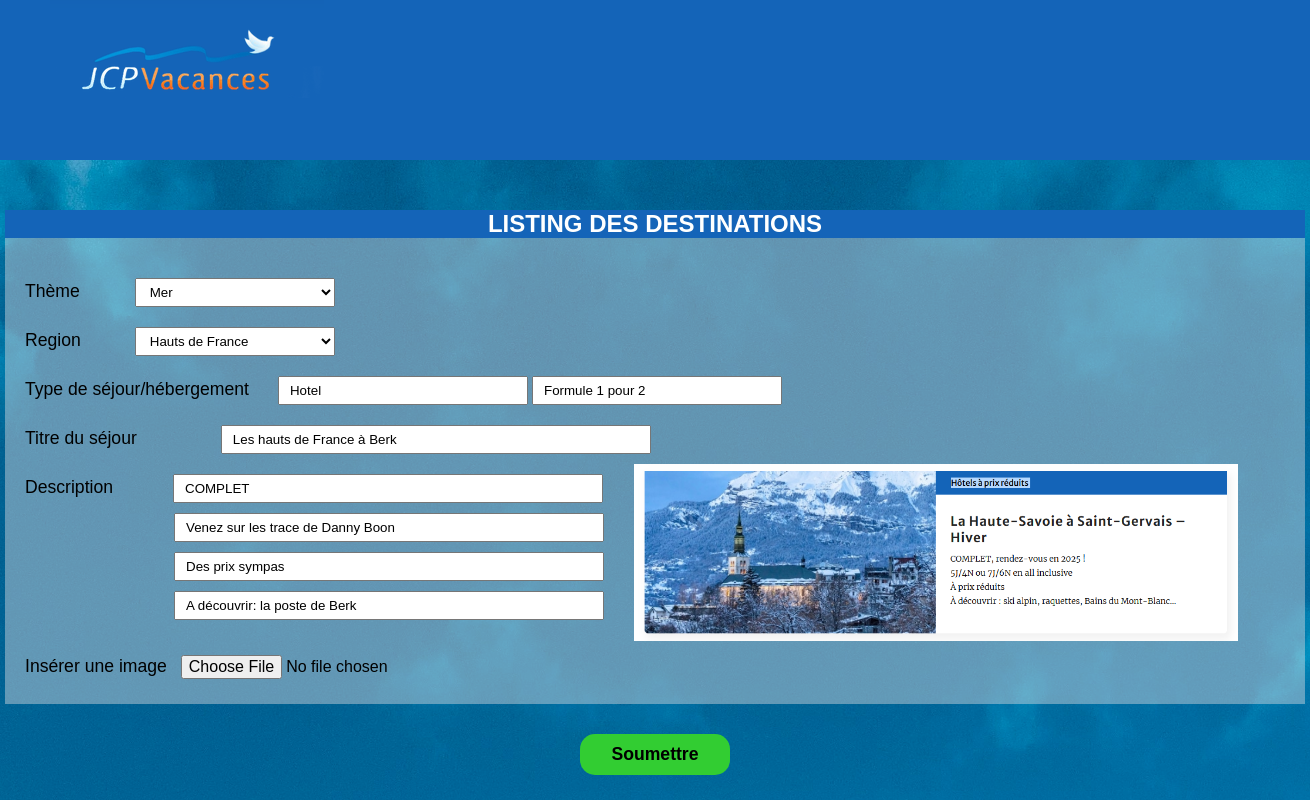
Screenshot of /controls/modif-form.php?edit=83 with the database file from the repository.
### tables this page shows
CREATE TABLE IF NOT EXISTS `categories` (
  `id` int NOT NULL AUTO_INCREMENT,
  `theme` varchar(120) NOT NULL,
  `region` varchar(30) NOT NULL,
  PRIMARY KEY (`id`)
);

CREATE TABLE IF NOT EXISTS `formule` (
  `id` int NOT NULL AUTO_INCREMENT,
  `formule` varchar(255) NOT NULL,
  `formule_2` varchar(120) NOT NULL,
  PRIMARY KEY (`id`)
);

CREATE TABLE IF NOT EXISTS `voyage` (
  `id_voyage` int NOT NULL AUTO_INCREMENT,
  `id_categorie` int NOT NULL,
  `id_formule` int NOT NULL,
  `title` varchar(255) NOT NULL,
  `image_url` varchar(255) NOT NULL,
  `description` varchar(255) NOT NULL,
  `description2` varchar(255) NOT NULL,
  `description3` varchar(255) NOT NULL,
  `description4` varchar(255) NOT NULL,
  PRIMARY KEY (`id_voyage`)
);

### controls/dbconnect.php (called while the page is built, shortened)
<?php
class Database {
    private $host;
    private $dbname;
    private $username;
    private $password;
    public function __construct()
    {
        $this->host = "localhost";
        $this->dbname = "jcp_vacances";
        $this->username = "root";
        $this->password = "";
    }
    public function connect(){
        try
{
    $this->connection = new PDO(
        "mysql:host=$this->host;dbname=$this->dbname;charset=utf8",
        $this->username,
        $this->password
    );
}
catch (Exception $e)
{
    die('Erreur : '. $e->getMessage());
}
    }
}
?>

### controls/modif-form.php (the view, shortened to what this page needs)
<!DOCTYPE html>
<html lang="fr">
<?php
    require_once('dbconnect.php');
    require_once ('../classes/Voyage.php');
    $value = $_SESSION['identified'];
    try{
        $bdd = new Database();
        $bdd->connect();
        $request = $bdd->connection->prepare("SELECT * FROM `voyage` WHERE `id_voyage` = $value");
        $request->execute();
        $response = $request->fetchAll(PDO::FETCH_OBJ);
        foreach($response as $row):
            $id_category = $row->id_categorie;
            $id_formule = $row->id_formule;
            $fetchTitle = $row->title;
            $fetchDesc = $row->description;
            $fetchDesc2 = $row->description2;
            $fetchDesc3 = $row->description3;
            $fetchDesc4 = $row->description4;
        endforeach;
        $bdd = new Database();
        $bdd->connect();
        $request = $bdd->connection->prepare("SELECT `theme`,`region` FROM `categories` WHERE `id` = $id_category");
        $request->execute();
        $response = $request->fetchAll(PDO::FETCH_OBJ);
        foreach($response as $row):
            $fetchTheme = $row->theme;
            $fetchRegion = $row->region;
        endforeach;
        $bdd = new Database();
        $bdd->connect();
        $request = $bdd->connection->prepare("SELECT `formule`,`formule_2` FROM `formule` WHERE `id` = $id_formule");
        $request->execute();
        $response = $request->fetchAll(PDO::FETCH_OBJ);
        foreach($response as $row):
            $fetchSejour = $row->formule;
            $fetchSejour2 = $row->formule_2;
        endforeach;
    }
    catch (PDOException $e) {
        die("erreur " . $e->getMessage());
    }
?>
<head>
    <link rel="stylesheet" href="../assets/styles/style-ajout.css">
</head>
<body>
<?php include('header.php') ?>
    <main>
        <div class="container">
            <form action="traitement-modif.php" method="POST" enctype="multipart/form-data">
                <h2>Listing des destinations</h2>
                <fieldset>
                    <div class="listing__sup">
                        <div>
                            <label for="cate">Thème</label>
                            <select class="mb-10 pb-5 pi-10" name="cate" id="cate">
                                <option <?php if($fetchTheme == "mer") {echo "selected";} ?> value="mer">Mer</option>
                            </select>
                        </div>
                        <div>
                            <label for="region">Region</label>
                            <select  class="mb-10 pb-5 pi-10" name="region" id="region">
                                <option <?php if($fetchRegion == "hautsdefrance") {echo "selected";} ?> value="hautsdefrance">Hauts de France</option>
                            </select>
                        </div>
                        <div>
                            <label for="sejour">Type de séjour/hébergement</label>
                            <input class="pb-5 pi-10 mb-10 ml-25 width-250" type="text" name="sejour" id="sejour" value="<?php echo $fetchSejour ?>" placeholder="<?php echo $_SESSION['error3'] ?>">
                            <input class="pb-5 pi-10 mb-10 width-250" type="text" name="sejour2" id="sejour2"  value="<?php echo $fetchSejour2 ?>">
                        </div>
                        <div>
                            <label for="titresejour">Titre du séjour</label>
                            <input class="width-430 mb-10 ml-80 pb-5 pi-10" type="text" name="titresejour" id="titresejour" value="<?php echo $fetchTitle ?>" placeholder="<?php echo $_SESSION['error3'] ?>">
                        </div>
                    </div>
                    <div class="listing__inf">
                        <div class="listing__inf__left">
                            <label for="listing-description">Description</label>
                            <input class="width-430 mt-10 ml-56 pb-5 pi-10" type="text" name="listing-description" id="listing-description" value="<?php echo $fetchDesc ?>" placeholder="<?php echo $_SESSION['error3'] ?>">
                            <div>
                                <input class="width-430 mb-10 ml-169 pb-5 pi-10" type="text" name="listing-description1" id="listing-description1" value="<?php echo $fetchDesc2 ?>" placeholder="<?php echo $_SESSION['error3'] ?>">
                                <input class="width-430 mb-10 ml-169 pb-5 pi-10" type="text" name="listing-description2" id="listing-description2" value="<?php echo $fetchDesc3 ?>" placeholder="<?php echo $_SESSION['error3'] ?>">
                                <input class="width-430 mb-10 ml-169 pb-5 pi-10" type="text" name="listing-description3" id="listing-description3" value="<?php echo $fetchDesc4 ?>">
                            </div>
                            <div class="pb-20">
                                <label for="upload">Insérer une image</label>
                                <input class="pb-5 pi-10" type="file" name="upload" id="upload">
                            </div>
                        </div>
                        <div class="listing__inf__right">
                            <div>
                                <img src="../assets/img/listing.png" alt="image illustration du listing" width="90%">
                            </div>
                        </div>
                    </div>
                </fieldset>
                <input type="submit" value="Soumettre">
            </form>
        </div>
    </main>
</body>

### assets/styles/style-ajout.css (style rules this page uses)
* { margin: 0; padding: 0; box-sizing: border-box; }
main { background-image: url("/assets/img/Background-ajout.jpg"); background-size: cover; min-height: calc(100vh - 160px); }
.container { width: 1300px; margin: auto; padding-top: 50px; }
h2 { text-transform: uppercase; font-family: sans-serif; color: #fff; text-align: center; background-color: #1464b8; }
fieldset { border: none; background-color: rgba(244, 232, 232, 0.4); }
label { font-family: sans-serif; font-size: 1.1em; margin-left: 20px; }
#cate { width: 200px; margin-left: 51px; }
#region { width: 200px; margin-left: 50px; }
.listing__sup { display: flex; flex-direction: column; padding-top: 30px; }
.listing__inf { display: flex; }
.listing__inf__right { margin-left: 30px; }
#listing-description1, #listing-description2, #listing-description3 { display: block; }
input[type="File"] { font-size: 1em; }
input[type="submit"] { font-size: 1.1em; font-weight: 600; background-color: limegreen; font-family: sans-serif; width: 150px; margin-left: calc(50% - 75px); margin-right: calc(50% - 75px); margin-top: 30px; border: none; padding-block: 10px; border-radius: 15px; transition: all .4s; }
.width-250 { width: 250px; }
.width-430 { width: 430px; }
.mb-10 { margin-block: 10px; }
.ml-25 { margin-left: 25px; }
.ml-80 { margin-left: 80px; }
.ml-56 { margin-left: 56px; }
.ml-169 { margin-left: 169px; }
.mt-10 { margin-top: 10px; }
.pb-5 { padding-block: 5px; }
.pb-20 { padding-block: 20px; }
.pi-10 { padding-inline: 10px; }

### rows the page displays
categories: cate "Mer", region "Hauts de France"
formule: sejour "Hotel", sejour2 "Formule 1 pour 2"
voyage: titresejour "Les hauts de France à Berk", listing-description "COMPLET", listing-description1 "Venez sur les trace de Danny Boon", listing-description2 "Des prix sympas", listing-description3 "A découvrir: la poste de Berk"
